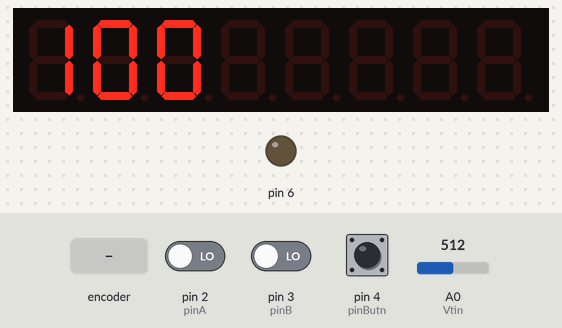
A sketch run on a simulated Arduino Uno, built with avr-gcc and run on an emulated ATmega328P. Parts: 8-digit seven-segment display, output pins drawn as LEDs (lit = HIGH). Dashed ring = blinking. The inputs (shaded band) are chosen by the test bench; at power-on: A0 (Vtin) = 512, pin 4 (pinButn) HIGH, pin 2 (pinA) LOW, pin 3 (pinB) LOW. EEPROM starts erased.

Above: at 4.2 s.
4.3 s: A0 (Vtin) set to 107
6.2 s: A0 (Vtin) set to 89
At 7.8 s:
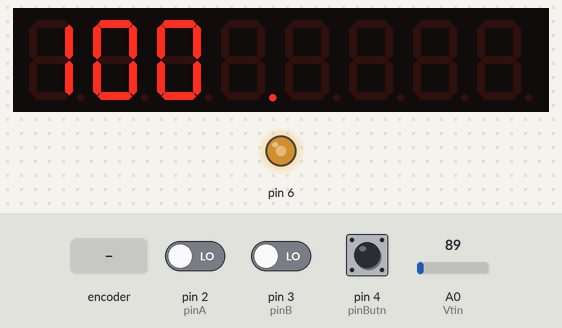
9.2 s: pin 4 (pinButn) pulled LOW for 1 s
At 12.3 s:
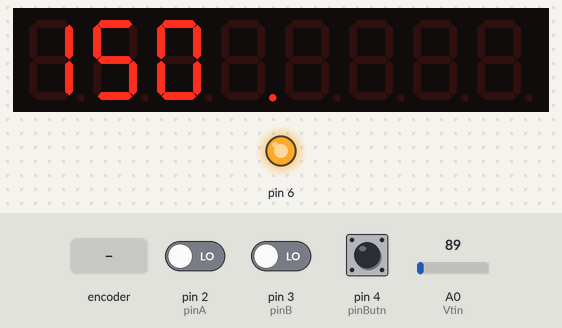
13.2 s: rotary encoder on pin 2 (pinA) / pin 3 (pinB) turned 1 step (first pin leading)
At 15.0 s:
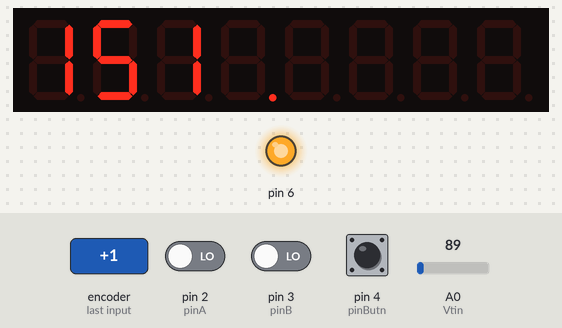
15.1 s: rotary encoder on pin 2 (pinA) / pin 3 (pinB) turned 1 step (first pin leading)
At 16.4 s:
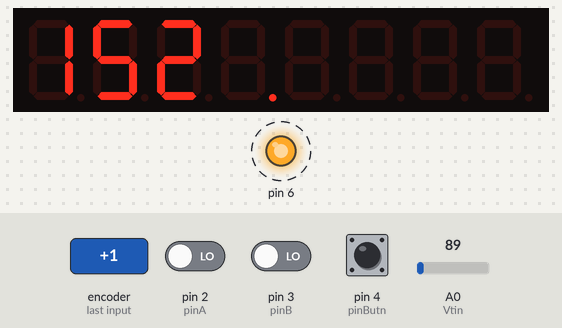
17.1 s: pin 4 (pinButn) pulled LOW for 1 s
At 18.8 s:
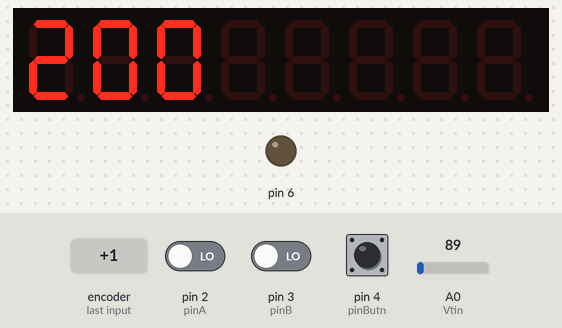
Timing chart, 0 to 20.6 s (numbered marks = the images above; inputs shaded):
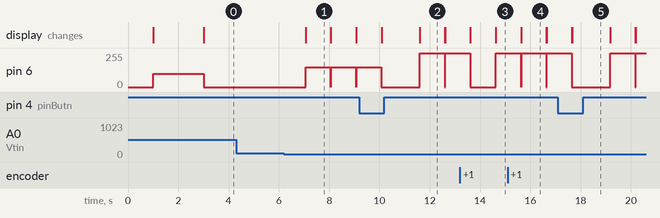

Measured:
- the behaviour switches between 99 and 98 on A0 (Vtin) (found by bisection; images 0 and 1)
- after the input at 4.3 s, every drawn part: stays the same
- after the input at 6.2 s, pin 6: 0/255 → 150/255 after 0.86 s; the display: changes after 0.86 s (image 1)
- after the input at 15.1 s, the display: first changes after 0.53 s (image 4 shows a later state)
- after the input at 17.1 s, the display: first differs from a run without the input after 0.56 s (image 5)

The sketch:

sketch_mart08a-payaln2.ino
```cpp
/*
Solder-station v2.1 by Eugene Art 2017
 */

/*******Interrupt-based Rotary Encoder*******
by Simon Merrett, based on insight from Oleg Mazurov, Nick Gammon, rt, Steve Spence
*/

/*
 pin 2.3 - экодер
 pin 4 - кнопка энкодера
 pin 6 - PWM
 ADC0 - A0 - вход измерения
 */

#include "LedControl.h" //  Подключаем библиотеку индикатора
LedControl lc=LedControl(12,11,10,1); // используемы пины ардуины для подключения, и сколько драйверов в цепочке
#include <EEPROM.h> // подключаем библиотеку EEPROM

/*
#include <Wire.h>
#include <LiquidCrystal_I2C.h>

LiquidCrystal_I2C lcd(0x27,16,2);  // Устанавливаем дисплей
*/

//#define LCD_DELAY 30 //LCD_DELAY 100

#define pinA 2
#define pinB 3
#define pinButn 4
#define Vtin 0
#define koeft 1.02 //0.976 // коэф пересчета температуры
#define delta1 15 // дельта разницы температуры нагрева
#define time_a 10 // время проверки на изменение установки перед сохранением 10


unsigned char aFlag = 0; // let's us know when we're expecting a rising edge on pinA to signal that the encoder has arrived at a detent
unsigned char bFlag = 0; // let's us know when we're expecting a rising edge on pinB to signal that the encoder has arrived at a detent (opposite direction to when aFlag is set)
unsigned char encoderPos = 0; //this variable stores our current value of encoder position. Change to int or uin16_t instead of byte if you want to record a larger range than 0-255
unsigned char oldEncPos = 0; //stores the last encoder position value so we can compare to the current reading and see if it has changed (so we know when to print to the serial monitor)
unsigned char reading = 0; //somewhere to store the direct values we read from our interrupt pins before checking to see if we have moved a whole detent
char i, but_count, a_count;
volatile int napr, napr0, napr1, settemperatura, tektemp/*, /*tvolt*/; //измеряемое напряжение / заданная температура / переменная
volatile char fvw2[] = "Maza fa text";
//volatile char fw1v[15];
//sprintf(fw1v,'Its firmare v10');

void out_data1 (int tempera, char segm_p){
	char a1, a2, a3;
	int t_tek;


	a1 = 0;
	a2 = 0;
	a3 = 0;

	if (tempera < 10) {
	a3 = tempera;
	goto metka2;
	}

	t_tek = tempera / 10;
	a3 = tempera - (t_tek * 10);

	if (tempera < 99){
	a2 = t_tek;
	goto metka2;
	}

	t_tek = tempera / 100;
	a2 = tempera - (t_tek * 100);
	a2 = a2 / 10;
	a1 = t_tek;

metka2:
	if (segm_p == 1){
	lc.setChar(0,7, a1 ,false);
	lc.setChar(0,6, a2 ,false);
	lc.setChar(0,5, a3 ,false);
	}
	else {
	lc.setChar(0,3, a1 ,false);
	lc.setChar(0,2, a2 ,false);
	lc.setChar(0,1, a3 ,false);
	}

	}

void print_sett(){
	/*
  // вывод заданной темепературы
  lcd.setCursor(3, 0);
  lcd.print(settemperatura);
  delay(10); // for debounce
  */
  out_data1(settemperatura, 1);
  }

void print_sett2(int temp2){

  // вывод тек. температуры
  //lcd.setCursor(8, 0);

  if (temp2 > settemperatura) {temp2 = settemperatura;}
  //lcd.print(temp2);
  //delay(50); // for debounce

  out_data1(temp2, 0);
  }

void write_trom (int znach1){
  byte hi = highByte(znach1); // старший байт
  byte low = lowByte(znach1); // младший байт

  EEPROM.write(1, hi);  // записываем в ячейку 1 старший байт
  EEPROM.write(2, low); // записываем в ячейку 2 младший байт
  }

int read_trom () {
	return (EEPROM.read(1)*256) + EEPROM.read(2);
  }

void setup() {
  /*
  pinMode(pinA, INPUT_PULLUP);
  pinMode(pinB, INPUT_PULLUP);
  pinMode(pinButn, INPUT_PULLUP);
  */
  //PORTD = 0x1C;

  //Serial.begin(9600); // start the serial monitor link

  attachInterrupt(0,PinA,RISING); // set an interrupt on PinA, looking for a rising edge signal and executing the "PinA" Interrupt Service Routine (below)
  attachInterrupt(1,PinB,RISING); // set an interrupt on PinB, looking for a rising edge signal and executing the "PinB" Interrupt Service Routine (below)

  //settemperatura = 150; // начальная заданная температура (100-400)
  //Serial.println(settemperatura);

  /*
  byte hi = highByte(settemperatura); // старший байт
  byte low = lowByte(settemperatura); // младший байт
  */
  a_count = 0;
  analogWrite(6, 0);
  settemperatura = read_trom ();
  //settemperatura = (EEPROM.read(1)*256) + EEPROM.read(2);

  if (settemperatura < 100) {
	  settemperatura = 100;}

   if (settemperatura > 400) {
	  settemperatura = 400;}

  //старт
  /*
  lcd.init();
  lcd.backlight();// Включаем подсветку дисплея
  lcd.print("START");
  */

  //Инициируем MAX7219
  lc.shutdown(0,false);// включаем дисплей энергосбережение дисплей
  lc.setIntensity(0,8);// устанвливаем яркость (0-минимум, 15-максимум)
  lc.clearDisplay(0);// очищаем дисплей

  lc.setChar(0,3,'h',false);
  lc.setChar(0,2,'e',false);
  lc.setChar(0,1,'l',false);
  lc.setChar(0,0,'0',false);
  delay(1000);

  /*
  delay(500);
  lc.setChar(0,0,' ',false); // пустота
  lc.setChar(0,1,' ',false);
  lc.setChar(0,2,' ',false);
  lc.setChar(0,3,' ',false);
  */

  //проверка нагретости жала
  napr = analogRead(Vtin);
  //napr0 = napr;
  tektemp = napr*koeft;

  // вывод заданной температуры
  out_data1(settemperatura, 1);

  // вывод точек
  //lc.clearDisplay(0);
     lc.setChar(0,0,' ' ,false); // пустота
    lc.setChar(0,3, ' ' ,true);
	lc.setChar(0,2, ' ' ,true);
	lc.setChar(0,1, ' ' ,true);
	/*
	lc.setLed(0,0,0,true);
	lc.setLed(0,1,0,true);
	lc.setLed(0,2,0,true);
	*/

  if (tektemp > 200){
    analogWrite(6, 100);}
    else if (tektemp > 100){
    analogWrite(6, 160);}
    else  if (tektemp < 101) {
    analogWrite(6, 254);
    //pwm on 3 sec
    delay(3000);} // wait 3 seconds

  //pwm on +2 sec
  delay(2000); // wait 2 seconds

/*
  lcd.print("T-    /    ");
  lcd.print((char)223); //градусы
  lcd.print("C");
  print_sett();

  Serial.begin(9600); // start the serial monitor link
  */
 //lc.clearDisplay(0);
  lc.setChar(0,1,' ',false);
  lc.setChar(0,2,' ',false);
  lc.setChar(0,3,' ',false);
}

void PinA(){
  cli(); //stop interrupts happening before we read pin values
  reading = PIND & 0xC; // read all eight pin values then strip away all but pinA and pinB's values
  if(reading == B00001100 && aFlag) { //check that we have both pins at detent (HIGH) and that we are expecting detent on this pin's rising edge
    encoderPos --; //уменьшение значения энкодера position count
    // уменьшение для температуры
    settemperatura--;
    if (settemperatura < 100) {settemperatura = 100;}
    bFlag = 0; //reset flags for the next turn
    aFlag = 0; //reset flags for the next turn
  }
  else if (reading == B00000100) bFlag = 1; //signal that we're expecting pinB to signal the transition to detent from free rotation
  sei(); //restart interrupts
}

void PinB(){
  cli(); //stop interrupts happening before we read pin values
  reading = PIND & 0xC; //read all eight pin values then strip away all but pinA and pinB's values
  if (reading == B00001100 && bFlag) { //check that we have both pins at detent (HIGH) and that we are expecting detent on this pin's rising edge
    encoderPos ++; //увеличение значения энкодера position count
    // увеличение для температуры
    settemperatura++;
    if (settemperatura > 400) {settemperatura = 400;}
    bFlag = 0; //reset flags for the next turn
    aFlag = 0; //reset flags for the next turn
  }
  else if (reading == B00001000) aFlag = 1; //signal that we're expecting pinA to signal the transition to detent from free rotation
  sei(); //restart interrupts
}

void loop(){

  // off pwm
  analogWrite(6, 0);
  but_count = 0;
  ++a_count;

  if (a_count > time_a) {
	    int stemp2;
	    a_count = 0;
	    stemp2 = read_trom();

	    if (stemp2 != settemperatura){
		// запись значения
		write_trom (settemperatura);
		lc.setChar(0,4, 'l' ,false);
		delay(1000);
		}
	  }

  //гасим точку
  lc.setChar(0,4, ' ' ,false);

  // вращение энкодера
  if(oldEncPos != encoderPos) {
    //Serial.println(encoderPos);
    oldEncPos = encoderPos;
  print_sett();
    }

 //кнопка энкодера
  // проверяем нажатие кнопки
  for (i=0; i!=10;)
  {
    if (! (PIND & (1<<PIND4))) //если нажали
    {
    i=10;
    but_count++;
    }
    else i++;
  }

  if (but_count)  {_delay_ms(10);} // антидребезг
  // проверяем что кнопка не отпущена
  if (! (PIND & (1<<PIND4))){
   //меняем значение
   if (settemperatura < 150) {
    settemperatura = 150;
    goto m1;
    }

   if (settemperatura >= 150 && settemperatura < 200){
    settemperatura = 200;
    goto m1;
    }

   if (settemperatura >= 200 && settemperatura < 250){
    settemperatura = 250;
    goto m1;
    }

   if (settemperatura >= 250 && settemperatura < 300){
    settemperatura = 300;
    goto m1;
    }

   if (settemperatura >= 300 && settemperatura < 350){
    settemperatura = 350;
    goto m1;
    }

   if (settemperatura >= 350 && settemperatura < 400){
    settemperatura = 400;
    goto m1;
    }

   if (settemperatura == 400) {
    settemperatura = 150;
    }

   /*
   settemperatura = settemperatura+50;
   */
m1: //settemperatura = settemperatura+50;

   //if (settemperatura > 400) {settemperatura = 150;}
   print_sett();
   delay(1500);

   //cli();
    // ждем отпускания кнопки (до опупения)
    while(1)
    {
    //empty
    if (PIND & (1<<PIND4)) {
      sei();
      return;
      }

      sei();
      settemperatura = settemperatura+50;
      if (settemperatura > 400) {settemperatura = 150;}
      print_sett();
      delay(800);
      cli();

    }


  }

  //read value
  napr0 = analogRead(Vtin);
  delay(10);
  napr1 = analogRead(Vtin);

  // отсекание всплесков
  if (napr0 > napr1) {napr = napr1;}
  else napr = napr0;

  /* отладочная инфа
  lcd.setCursor(0, 1);
  lcd.print(napr);

  delay(10); // for debounce
  //Serial.println(napr);
  */

  tektemp = napr*koeft;
  // вывод текущей температуры
  //print_sett2(tektemp);

  if (tektemp < settemperatura){
        lc.setChar(0,4, ' ' ,true);
    //включение нагрева
    if (settemperatura-tektemp< delta1 ) {
      analogWrite(6, 150);}
    else analogWrite(6, 254);
    //delay(1000); // wait 1 seconds
      //ставим точку
    }

  /*else{
    //сброс температуры
    //analogWrite(6, 1);
    //lc.setChar(0,4, '_' ,true);
    delay(1000); // wait 1 seconds
    }
    */
    //++a_count;
	delay(1000); // wait 1 seconds
}
```
